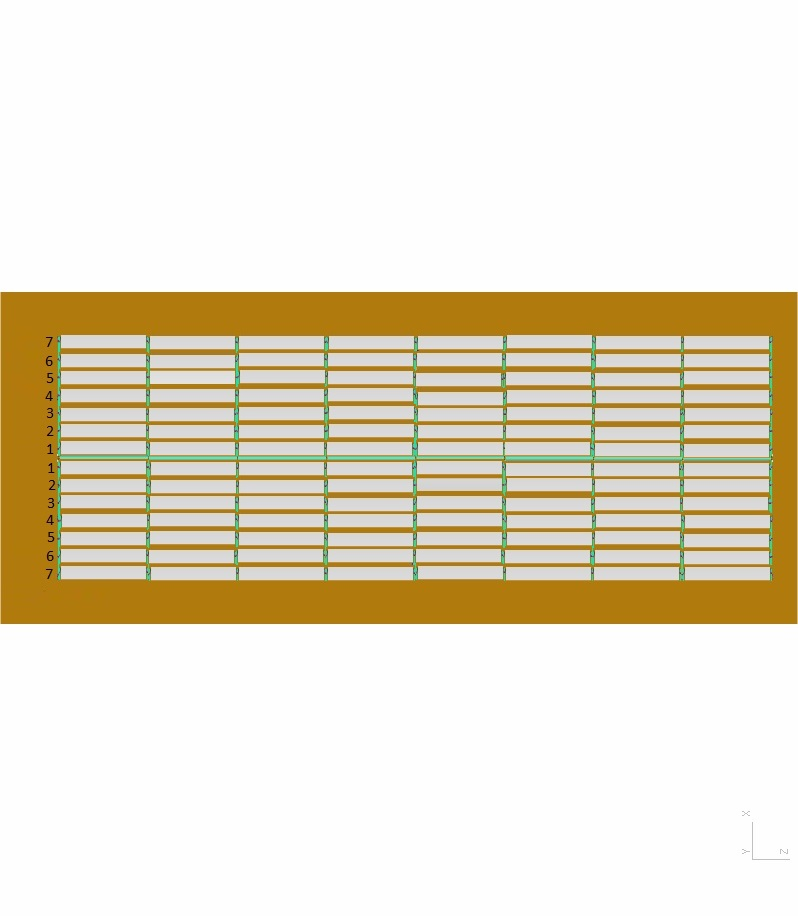
#> input picture GPS/Prototype vue de Haut.jpg, 798 x 916 px
$ python -i plan.py   (imports and definitions only)   (older library calls are emulated)
#> lines starting #> are read from the running program, lines starting #| are printed output that depends on the picture; after the words box and inside, x2 and y2 are one past the last pixel; in counts of white or black regions, pixels touching at a corner belong together
import numpy as np
import cv2
import math


mirorRect = {'width' : 14, 'height' : 86}
heightSiteInMeters = 18.55 # largeur site =  18,55 m
widthSiteInMeters = 53.35 # longeur site = 53,348 m
LatOrigin = 43.11653833333333 #latitude of the initial position of the robot in the prototype site
LonOrigin = 5.882466666666666 #longitude of the initial position of the robot in the prototype site

class pinMap():
    def __init__(self, sitePlanPath):
#> called with sitePlanPath = 'Prototype vue de Haut.jpg'
        self.image = cv2.imread(sitePlanPath)
#> self.image is the input picture: shape (916, 798, 3); mean B, G, R 203.2, 223.1, 231.7
        self.imageFilter = self.Filter(self.image)
        self.newOrigin = self.origin()
        self.Distance = self.convertLatitudeLongitudeToMeters()
    # [8 lines left out: function brokenMirrors, not called in this run]

    def Filter(self, image):

        plan = cv2.cvtColor(image, cv2.COLOR_BGR2GRAY)
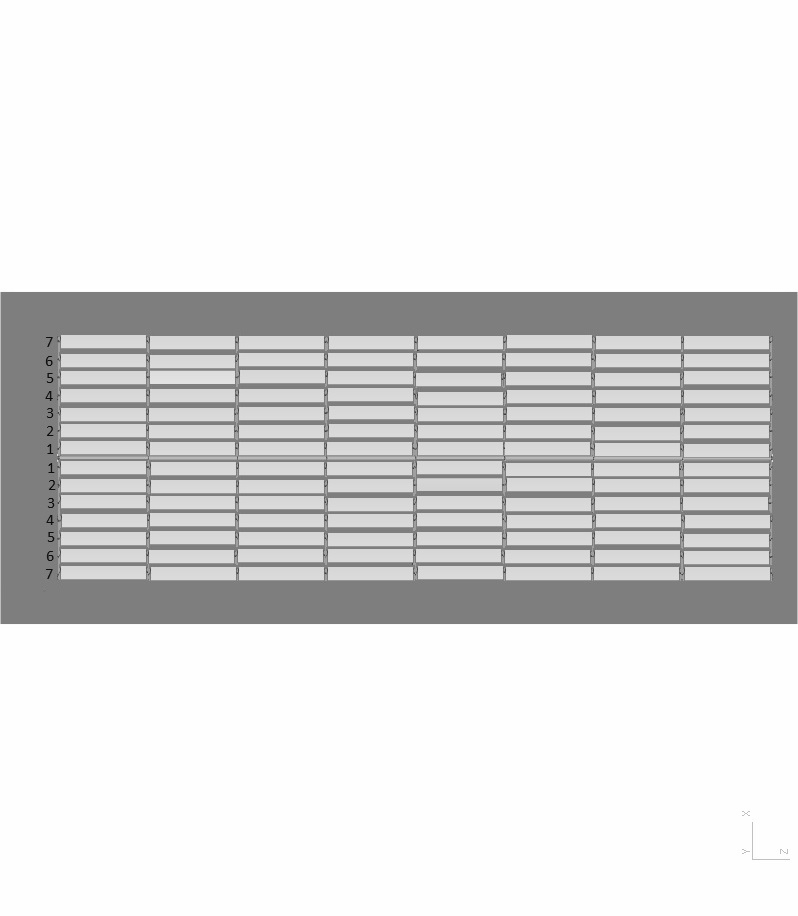
#> plan: shape (916, 798); min 7, max 255, mean 223.4
        rows, cols = plan.shape[:2]
#> rows = 916; cols = 798
        #print("Image Dimensions : " +str([rows, cols]))
        mean = plan.mean()
#> mean = 223.4
        _,thresh = cv2.threshold(plan, mean-50, 255,  cv2.THRESH_BINARY)
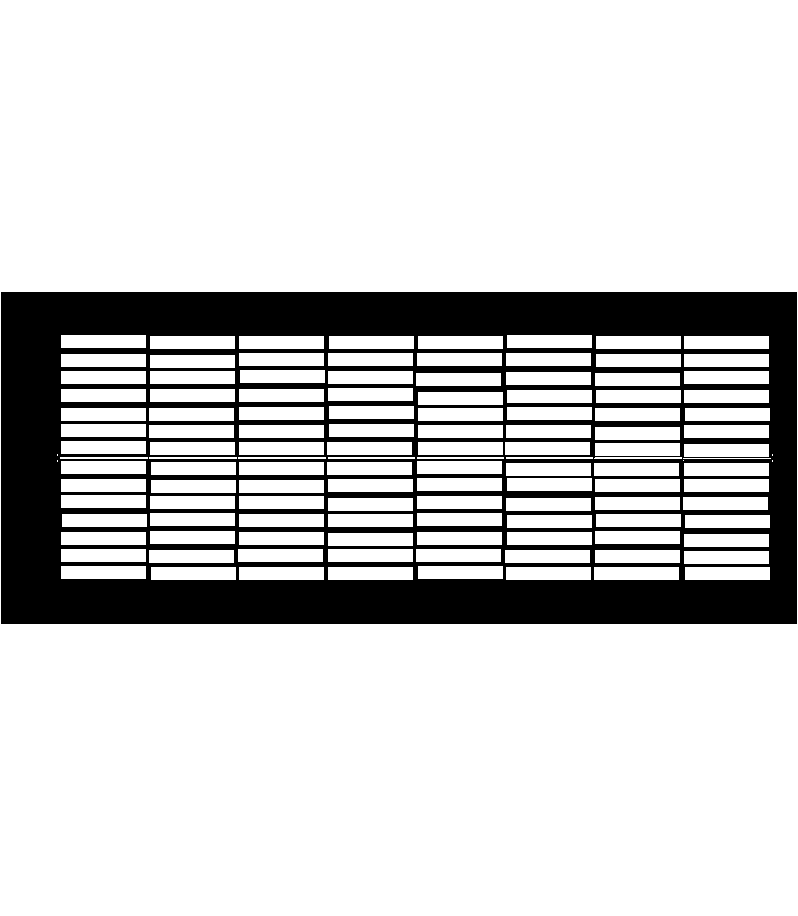
#> thresh: shape (916, 798); 81% white; 1 black region, box (x1, y1, x2, y2) and area: (1, 292, 797, 624) 139190


        # fix polygon vertex
        top_left    = [0, rows*0.35]
#> top_left = [0, 320.6]
        top_right   = [cols, rows*0.35]
#> top_right = [798, 320.6]
        bottom_left = [0, rows*0.65]
#> bottom_left = [0, 595.4]
        bottom_right= [cols, rows*0.65]
#> bottom_right = [798, 595.4]

        vertices = np.array([[bottom_left,top_left, top_right, bottom_right]], dtype=np.int32)

        #apply mask to the thresh image
        mask = np.zeros_like(thresh)                                    #initialize a black mask
        cv2.fillPoly(mask, vertices, 255)                               # fill the inside of polygon with white
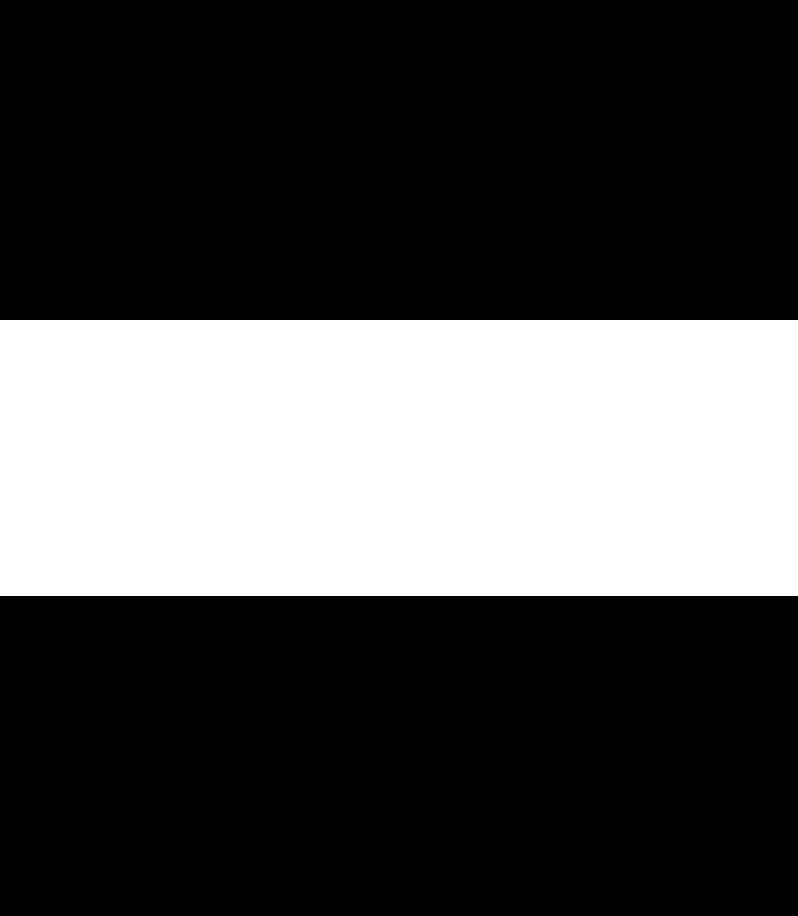
#> mask: shape (916, 798); 30.1% white; 1 white region, box (x1, y1, x2, y2) and area: (0, 320, 798, 596) 220248
        masked_image = cv2.bitwise_and(thresh, mask)                    # apply the mask to the binary image
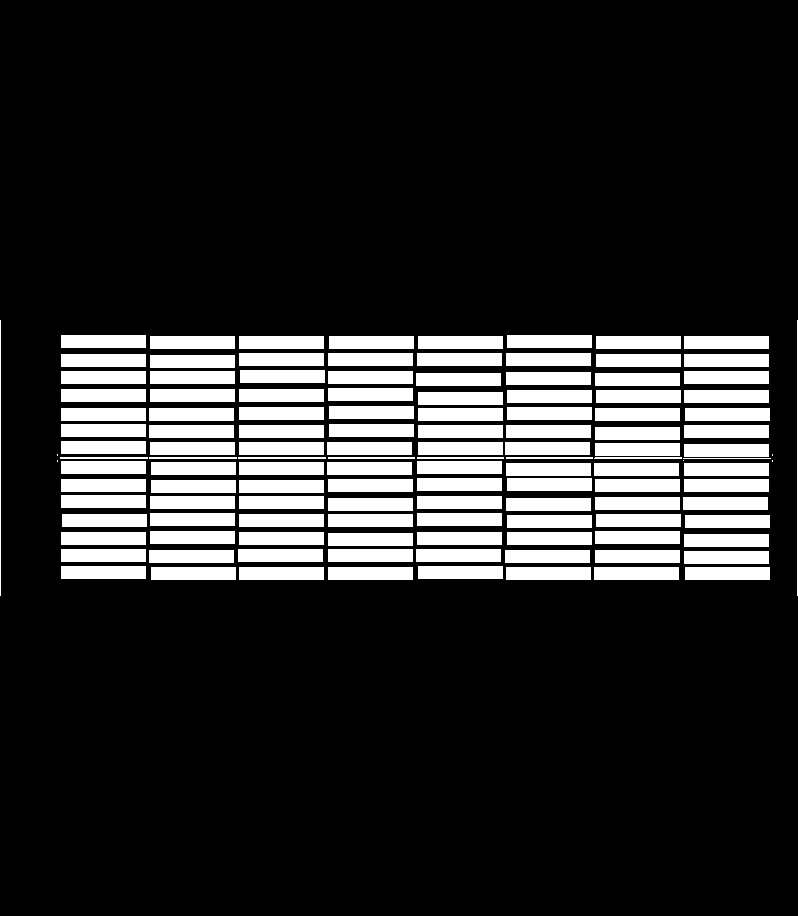
#> masked_image: shape (916, 798); 17.2% white; 127 white regions (5 under 20 px)
        cv2.imshow("masked image",masked_image)
        return masked_image


    # [10 lines left out: function listOfCaisson, not called in this run]

    def origin(self):
        _,contours,_ = cv2.findContours(self.imageFilter, 1, 2)
#> contours = 127 contours, 8 with area under 20; largest, box (x1, y1, x2, y2) and area: (685, 567, 770, 580) 1008, (594, 567, 679, 580) 1008, (506, 567, 591, 580) 1008, (328, 567, 413, 580) 1008, (239, 567, 324, 580) 1008
        rect = cv2.minAreaRect(contours[7])
#> rect = ((103, 572), (12, 84), -90)
        newOrigin = (int(rect[0][0] - rect[1][1]/2),int(rect[0][1] + rect[1][0]/2))
#> newOrigin = (61, 578)
        return newOrigin

    # [49 lines left out: functions convertRealCoordinateToPixel, ancientPointCoordinate, findCaisson, colorCaisson, not called in this run]

    def convertLatitudeLongitudeToMeters(self):
        R = 6372  #approximate radius of earth in Km
        lat = 43.11672166666667
        lon = 5.882429999999999


        dlon = math.radians(lon - LonOrigin)
        dlat = math.radians(lat - LatOrigin)

        a = math.sin(dlat /2)**2 + math.cos(math.radians(LatOrigin)) * math.cos(math.radians(lat)) * math.sin(dlon/2)**2
        c = 2 * math.atan2(math.sqrt(a),math.sqrt(1-a))

        distance = R * c #distance en Km
        print("distance [m] = ",distance*1000)

        dx = (lon-LonOrigin)* 40000*math.cos((LatOrigin+lat)*math.pi/360)/360
        dy = (LatOrigin - lat)*40000/360
        print("x [m], y [m]=" ,abs(dx*1000), abs(dy*1000))

        return (distance*1000) #ditance en m


>>> result = pinMap('Prototype vue de Haut.jpg').origin()
#> result = (61, 578)
